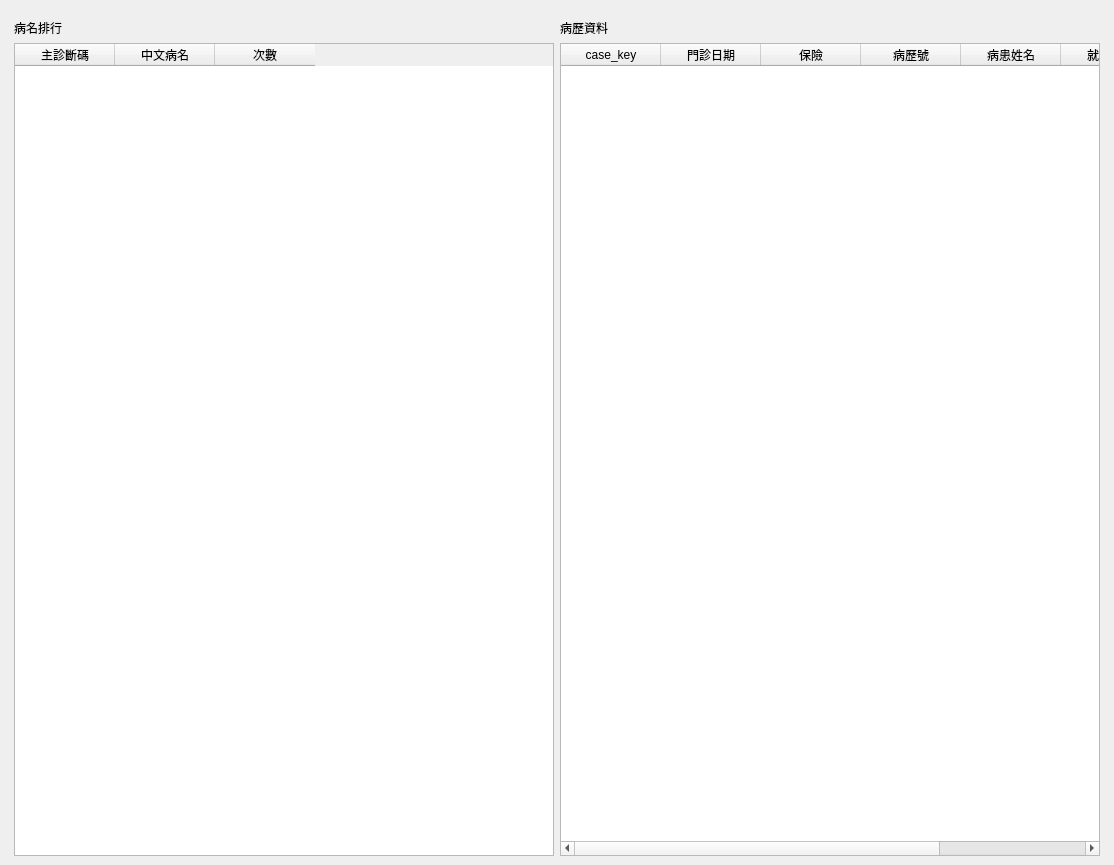
<?xml version="1.0" encoding="UTF-8"?>
<ui version="4.0">
 <class>WindowStatisticsDoctorCount</class>
 <widget class="QMainWindow" name="WindowStatisticsDoctorCount">
  <property name="geometry">
   <rect>
    <x>0</x>
    <y>0</y>
    <width>1114</width>
    <height>865</height>
   </rect>
  </property>
  <property name="windowTitle">
   <string>醫師人數統計</string>
  </property>
  <widget class="QWidget" name="centralwidget">
   <layout class="QHBoxLayout" name="horizontalLayout">
    <item>
     <layout class="QVBoxLayout" name="verticalLayout">
      <property name="leftMargin">
       <number>5</number>
      </property>
      <property name="topMargin">
       <number>10</number>
      </property>
      <property name="rightMargin">
       <number>5</number>
      </property>
      <item>
       <layout class="QVBoxLayout" name="verticalLayout_5">
        <item>
         <layout class="QHBoxLayout" name="horizontalLayout_2">
          <item>
           <layout class="QVBoxLayout" name="verticalLayout_disease_rank">
            <item>
             <widget class="QLabel" name="label">
              <property name="text">
               <string>病名排行</string>
              </property>
             </widget>
            </item>
            <item>
             <widget class="QTableWidget" name="tableWidget_disease_rank">
              <property name="editTriggers">
               <set>QAbstractItemView::NoEditTriggers</set>
              </property>
              <property name="alternatingRowColors">
               <bool>true</bool>
              </property>
              <property name="selectionMode">
               <enum>QAbstractItemView::SingleSelection</enum>
              </property>
              <property name="selectionBehavior">
               <enum>QAbstractItemView::SelectRows</enum>
              </property>
              <column>
               <property name="text">
                <string>主診斷碼</string>
               </property>
              </column>
              <column>
               <property name="text">
                <string>中文病名</string>
               </property>
              </column>
              <column>
               <property name="text">
                <string>次數</string>
               </property>
              </column>
             </widget>
            </item>
           </layout>
          </item>
          <item>
           <layout class="QVBoxLayout" name="verticalLayout_medical_record">
            <item>
             <widget class="QLabel" name="label_2">
              <property name="text">
               <string>病歷資料</string>
              </property>
             </widget>
            </item>
            <item>
             <widget class="QTableWidget" name="tableWidget_medical_record">
              <property name="editTriggers">
               <set>QAbstractItemView::NoEditTriggers</set>
              </property>
              <property name="alternatingRowColors">
               <bool>true</bool>
              </property>
              <property name="selectionMode">
               <enum>QAbstractItemView::SingleSelection</enum>
              </property>
              <property name="selectionBehavior">
               <enum>QAbstractItemView::SelectRows</enum>
              </property>
              <column>
               <property name="text">
                <string>case_key</string>
               </property>
              </column>
              <column>
               <property name="text">
                <string>門診日期</string>
               </property>
              </column>
              <column>
               <property name="text">
                <string>保險</string>
               </property>
              </column>
              <column>
               <property name="text">
                <string>病歷號</string>
               </property>
              </column>
              <column>
               <property name="text">
                <string>病患姓名</string>
               </property>
              </column>
              <column>
               <property name="text">
                <string>就醫類別</string>
               </property>
              </column>
              <column>
               <property name="text">
                <string>主治醫師</string>
               </property>
              </column>
             </widget>
            </item>
           </layout>
          </item>
          <item>
           <layout class="QVBoxLayout" name="verticalLayout_chart"/>
          </item>
         </layout>
        </item>
       </layout>
      </item>
     </layout>
    </item>
   </layout>
  </widget>
  <widget class="QMenuBar" name="menubar">
   <property name="geometry">
    <rect>
     <x>0</x>
     <y>0</y>
     <width>1114</width>
     <height>25</height>
    </rect>
   </property>
  </widget>
  <action name="action_export_excel">
   <property name="icon">
    <iconset>
     <normaloff>../icons/document-export.svg</normaloff>../icons/document-export.svg</iconset>
   </property>
   <property name="text">
    <string>匯出Excel</string>
   </property>
  </action>
 </widget>
 <resources/>
 <connections/>
</ui>
